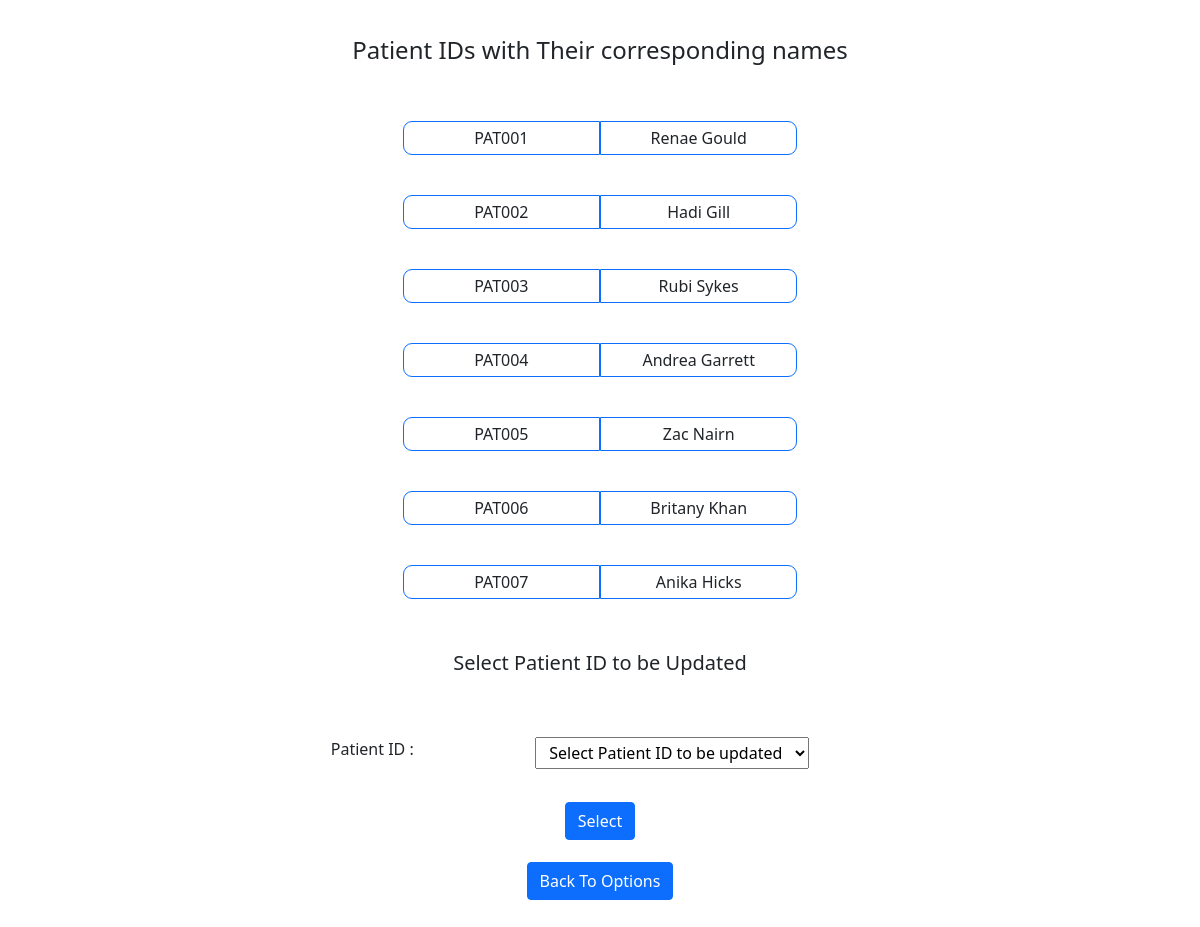
Screenshot of /admin/update-pat.php with the database file from the repository.
### tables this page shows
CREATE TABLE `patient` (
  `p_id` varchar(15) NOT NULL,
  `p_name` varchar(255) NOT NULL,
  `p_mobile` varchar(15) NOT NULL,
  `p_email` varchar(255) NOT NULL,
  `p_cat` varchar(225) NOT NULL,
  `p_doc` varchar(15) NOT NULL,
  `p_pres` varchar(15) NOT NULL,
  PRIMARY KEY (`p_id`),
  CONSTRAINT FK_patient_cat FOREIGN KEY (`p_cat`) REFERENCES `category`(`cat_type`) ON DELETE CASCADE ON UPDATE CASCADE,
  CONSTRAINT FK_patient_doc FOREIGN KEY (`p_doc`) REFERENCES `doctor`(`doc_id`) ON DELETE CASCADE ON UPDATE CASCADE,
  CONSTRAINT FK_patient_pres FOREIGN KEY (`p_pres`) REFERENCES `prescription`(`pres_id`) ON DELETE CASCADE ON UPDATE CASCADE
 );

### admin/update-pat.php (the view, shortened to what this page needs)
<!DOCTYPE html>
<html>
    <head>
        <link href="https://cdn.jsdelivr.net/npm/bootstrap@5.0.0-beta1/dist/css/bootstrap.min.css" rel="stylesheet">
        <link rel="stylesheet" href="">
    </head>
    <body class="text-center">
        <h4 class="up-head" style="margin: 3% 0;">Patient IDs with Their corresponding names</h4>
        <?php
            include('../dbconnection.php');
            $query = "SELECT * FROM `patient`";
            $run = mysqli_query($conn, $query);
            while($data = mysqli_fetch_assoc($run)) {
                ?>
                <div class="container-fluid p-3 bg-white details-container">
                    <div class="row p-1 justify-content-center row-container">
                        <div class="col-2 p-1 border border-primary"><?php echo $data['p_id'] ?></div>
                        <div class="col-2 p-1 border border-primary"><?php echo $data['p_name'] ?></div>
                    </div>
                </div>
                <?php
            }
        ?>
        <h5 class="text-center" style="margin-top: 2.7%;">Select Patient ID to be Updated</h5>
        <div class="container d-flex justify-content-center">
            <div class="row text-center">
                <div class="form">
                    <form class="login-form" method="post" action="update-pat.php">
                        <label class="begin" for="id">Patient ID :
                            <select style="padding: 3px 9px; margin-left: 60px;" name="pid" id="pid" required>
                                <option value="" disabled selected hidden>Select Patient ID to be updated</option>
                            </select>
                        </label><br>
                        <button type="submit" class="btn btn-details btn-primary" name="submit" value="Submit"> Select </button><br>
                        <a href="patient-options.php"><button class="btn btn-details btn-primary" type="button">Back To Options</button></a>
                    </form>
                </div>
            </div>
        </div>
    </body>
</html>

### admin/update-pat.php (style rules this page uses)
.row-container div:first-child { border-radius: 9px 0 0 9px; }
.row-container div:last-child { border-radius: 0 9px 9px 0; }
.login-form { width: 600px; padding: 9% 0% 5% 0%; }
.login-form label { width: 90%; display: flex; flex-direction: row; justify-content: space-around; }
.login-form button { margin: 1.5% 0 2.1%; }

### rows the page displays
patient: p_id "PAT001", p_name "Renae Gould"
patient: p_id "PAT002", p_name "Hadi Gill"
patient: p_id "PAT003", p_name "Rubi Sykes"
patient: p_id "PAT004", p_name "Andrea Garrett"
patient: p_id "PAT005", p_name "Zac Nairn"
patient: p_id "PAT006", p_name "Britany Khan"
patient: p_id "PAT007", p_name "Anika Hicks"
